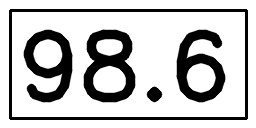
#> input picture thermometer_synth_1.png, 256 x 128 px
$ python narowi.py .
#> lines starting #> are read from the running program, lines starting #| are printed output that depends on the picture; after the words box and inside, x2 and y2 are one past the last pixel; in counts of white or black regions, pixels touching at a corner belong together
#> in preprocess_image, img is the input picture: shape (128, 256, 3); min 0, max 255, mean 194.9
import os
import re

import cv2
import pandas as pd
import pytesseract

# [8 lines left out: function process_images_from_folder, not called in this run]

# Helper functions for preprocessing steps
def _resize_image(img, fx=2, fy=2, interpolation=cv2.INTER_LINEAR):
    """Resizes the image."""
#> called with fx = 2, fy = 2, interpolation = 1
    return cv2.resize(img, None, fx=fx, fy=fy, interpolation=interpolation)
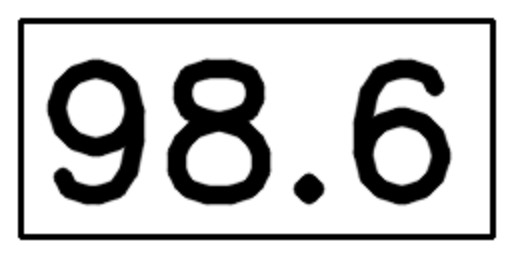
#> returned value: shape (256, 512); min 0, max 255, mean 194.9

def _apply_gaussian_blur(img, kernel_size=(3, 3), sigma_x=0): # Kernel size default changed to (3,3)
    """Applies Gaussian blur to the image."""
#> called with kernel_size = (3, 3), sigma_x = 0
    return cv2.GaussianBlur(img, kernel_size, sigma_x)

def _apply_clahe(gray_img, clip_limit=2.0, tile_grid_size=(8, 8)): # Defaults are explicit
    """Applies CLAHE to a grayscale image."""
#> called with clip_limit = 2, tile_grid_size = (8, 8)
    clahe = cv2.createCLAHE(clipLimit=clip_limit, tileGridSize=tile_grid_size)
    return clahe.apply(gray_img)
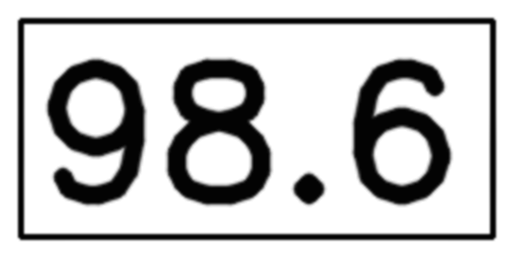
#> returned value: shape (256, 512); min 3, max 255, mean 195.8

def _apply_adaptive_thresholding(gray_img, polarity, max_value=255, adaptive_method=cv2.ADAPTIVE_THRESH_GAUSSIAN_C,
                                 block_size=15, c_value=3): # block_size default to 15, c_value to 3
    """Applies adaptive thresholding to a grayscale image, adjusting for polarity."""
    if polarity == "dark_on_light":
        threshold_type = cv2.THRESH_BINARY
    elif polarity == "light_on_dark":
        threshold_type = cv2.THRESH_BINARY_INV
    else:
        # Fallback or error, for now, let's use INV as it was the previous default
        print(f"Warning: Unknown polarity '{polarity}', defaulting to THRESH_BINARY_INV")
        threshold_type = cv2.THRESH_BINARY_INV

    return cv2.adaptiveThreshold(gray_img, max_value, adaptive_method,
                                 threshold_type, block_size, c_value)

def _apply_morphological_operations(binary_img, kernel_size=(3, 3), kernel_shape=cv2.MORPH_RECT, op_order=('open', 'close')):
    """Applies morphological operations (e.g., opening then closing) to a binary image."""
    kernel = cv2.getStructuringElement(kernel_shape, kernel_size)
    processed_img = binary_img
    for op in op_order:
        if op == 'open':
            processed_img = cv2.morphologyEx(processed_img, cv2.MORPH_OPEN, kernel)
        elif op == 'close':
            processed_img = cv2.morphologyEx(processed_img, cv2.MORPH_CLOSE, kernel)
        # Can add more operations like 'erode', 'dilate' if needed
    return processed_img

def _detect_digit_polarity(grayscale_image):
    """
    Detects whether digits are light on a dark background or dark on a light background.

    Args:
        grayscale_image: A NumPy array representing the grayscale image.

    Returns:
        A string: "light_on_dark" or "dark_on_light".
    """
    # Apply Otsu's thresholding
    _, otsu_binary_img = cv2.threshold(grayscale_image, 0, 255, cv2.THRESH_BINARY + cv2.THRESH_OTSU)
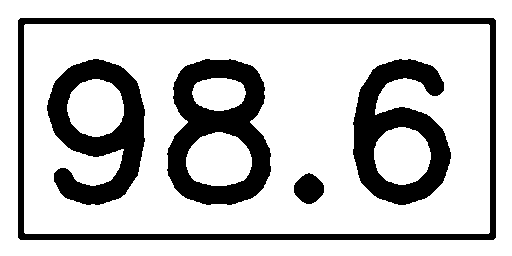
#> otsu_binary_img: shape (256, 512); 76.3% white; 5 black regions, box (x1, y1, x2, y2) and area: (18, 18, 496, 240) 8248, (167, 59, 271, 205) 7975, (47, 59, 145, 205) 7087, (353, 59, 451, 205) 7082, (294, 173, 324, 204) 668

    # Calculate the mean intensity of the original grayscale image
    mean_intensity_grayscale_image = cv2.mean(grayscale_image)[0]
#> mean_intensity_grayscale_image = 195.8

    # Calculate the mean intensity of the grayscale image only in regions that are white (255) in otsu_binary_img
    # These are the potential foreground regions according to Otsu.
    # We need to handle the case where otsu_binary_img is all black (e.g., a completely black input image)
    # to avoid division by zero in cv2.mean if the mask is empty.
    if cv2.countNonZero(otsu_binary_img) > 0:
        mean_intensity_otsu_foreground = cv2.mean(grayscale_image, mask=otsu_binary_img)[0]
#> mean_intensity_otsu_foreground = 249.3
    else:
        # If Otsu foreground is empty, we can't determine polarity this way.
        # Fallback or default based on expectation. For now, let's assume dark_on_light as a default
        # or handle it based on which mean is greater (effectively, if foreground is empty, its "mean" is 0).
        # If mean_intensity_grayscale_image is also 0 (all black), then it doesn't matter.
        # If mean_intensity_grayscale_image > 0, then mean_intensity_otsu_foreground (0) < mean_intensity_grayscale_image.
        mean_intensity_otsu_foreground = 0


    if mean_intensity_otsu_foreground > mean_intensity_grayscale_image:
        return "light_on_dark"
    else:
        return "dark_on_light"

def preprocess_image(image_path):
    img = cv2.imread(image_path)
    if img is None:
        print(f"Error: could not read image at {image_path}")
        return None

    # Ensure image is grayscale
    if len(img.shape) == 3 and img.shape[2] == 3: # Check if it's a color image
        gray_img = cv2.cvtColor(img, cv2.COLOR_BGR2GRAY)
    elif len(img.shape) == 2: # Already grayscale
        gray_img = img
    else: # Unexpected image format
        print(f"Error: Unexpected image format for {image_path}. Shape: {img.shape}")
        return None

    # 3.a. Image resizing (2x upscaling, linear interpolation)
    img_resized = _resize_image(gray_img) # Apply to grayscale image

    # 3.b. Noise reduction (Gaussian blur)
    img_blurred = _apply_gaussian_blur(img_resized)

    # 3.d. Adaptive histogram equalization (CLAHE)
    # Note: Grayscale conversion is now done at the beginning.
    # CLAHE is applied to the already blurred grayscale image.
    img_clahe = _apply_clahe(img_blurred)

    # Detect digit polarity
    polarity = _detect_digit_polarity(img_clahe) # Use CLAHE output for polarity detection
#> polarity = 'light_on_dark'
    print(f"Detected polarity for {image_path}: {polarity}")
#| Detected polarity for ./thermometer_synth_1.png: light_on_dark

    # 3.f. Adaptive thresholding for binarization
    # Adjust threshold_type in _apply_adaptive_thresholding based on polarity.
    binary_img = _apply_adaptive_thresholding(img_clahe, polarity)
#> in _apply_adaptive_thresholding, `return cv2.adaptiveThreshold(gray_img, max_value, adaptive_method, thr..`:
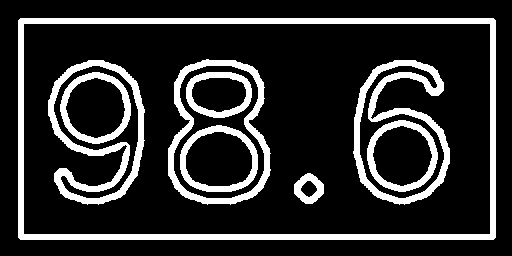
#> returned value: shape (256, 512); 17.8% white; 9 white regions, largest, box (x1, y1, x2, y2) and area: (18, 18, 496, 240) 8244, (48, 60, 145, 205) 3418, (353, 60, 450, 205) 3416

    # 3.g. Morphological operations (opening then closing)
    img_processed = _apply_morphological_operations(binary_img)

    return img_processed

# [42 lines left out: functions extract_numeric_value, extract_numbers_with_confidence, not called in this run]

def perform_ocr(processed_image):
    """
    Performs OCR on a preprocessed image using Tesseract with multiple configurations.
    Returns a list of dictionaries, each containing 'text', 'confidence', and 'bbox'.
    """
    if processed_image is None:
        print("Error: No image provided to perform_ocr.")
        return []

    number_config = '--oem 3 --psm 8 -c tessedit_char_whitelist=0123456789.-%°CF'
    fallback_configs = [
        '--oem 3 --psm 7 -c tessedit_char_whitelist=0123456789.-%°CF',
        '--oem 3 --psm 6 -c tessedit_char_whitelist=0123456789.-',
        '--oem 3 --psm 10'
    ]

    ocr_data_df = None
    configs_to_try = [number_config] + fallback_configs

    for i, config in enumerate(configs_to_try):
        try:
            print(f"Attempting OCR with config {i+1}: {config}")
            ocr_data_df = pytesseract.image_to_data(processed_image, config=config, output_type=pytesseract.Output.DATAFRAME)

            # Check for usable results: non-empty dataframe and some confidence > 0
            if ocr_data_df is not None and not ocr_data_df.empty:
                # Filter out rows where 'conf' is not a valid number (e.g. header row from tesseract output)
                ocr_data_df_filtered = ocr_data_df[pd.to_numeric(ocr_data_df['conf'], errors='coerce').notnull()]
                if not ocr_data_df_filtered.empty and ocr_data_df_filtered['conf'].astype(float).max() > 0:
                    print(f"OCR successful with config: {config}")
                    break  # Successful OCR, exit loop
                else:
                    print(f"Config {config} yielded no usable results (all conf <= 0 or empty text).")
                    ocr_data_df = None # Reset for next try
            else:
                print(f"Config {config} yielded empty dataframe.")
                ocr_data_df = None # Reset for next try
        except Exception as e:
            print(f"Error during OCR with config {config}: {e}")
            ocr_data_df = None # Reset for next try
            continue # Try next config

    if ocr_data_df is None or ocr_data_df.empty:
        print("All OCR configurations failed to produce usable results.")
        return []

    results = []
    # Filter out rows with low confidence or empty text strings
    # Also ensure 'text' is a string and 'conf' is numeric before filtering.
    ocr_data_df = ocr_data_df[pd.to_numeric(ocr_data_df['conf'], errors='coerce').notnull()] # Ensure conf is numeric
    ocr_data_df['conf'] = ocr_data_df['conf'].astype(float)
    ocr_data_df['text'] = ocr_data_df['text'].astype(str)

    # Filter based on confidence and non-empty, non-whitespace text
    # Using word_num > 0 to filter out block-level results and only keep word-level results.
    # Using line_num > 0 might also be useful. block_num > 0 as well.
    # Tesseract's image_to_data includes entries for page, block, paragraph, line, and word.
    # We are typically interested in word-level data. Word level data has word_num > 0.
    # Block level data has block_num > 0, par_num == 0, line_num == 0, word_num == 0.
    # We also filter out text that is only whitespace.
    filtered_df = ocr_data_df[(ocr_data_df['conf'] >= 10) & (ocr_data_df['text'].str.strip() != '') & (ocr_data_df['word_num'] > 0)]


    for index, row in filtered_df.iterrows():
        results.append({
            'text': str(row['text']).strip(),
            'confidence': float(row['conf']),
            'bbox': [int(row['left']), int(row['top']), int(row['width']), int(row['height'])]
        })

    if not results:
        print("No text segments met the confidence threshold or other filtering criteria.")

    return results

# [11 lines left out: function identify_device_type, not called in this run]

# The following global image processing code is now commented out
# as its functionality will be incorporated into the preprocess_image function
# and the main script logic.

# # Load image (e.g., from your camera or dataset)
# img = cv2.imread('test2.png')
# img = cv2.resize(img, None, fx=2, fy=2, interpolation=cv2.INTER_LINEAR)
# # Preprocess (convert to grayscale and apply thresholding)
# gray = cv2.cvtColor(img, cv2.COLOR_BGR2GRAY)
# thresh = cv2.threshold(gray, 0, 255, cv2.THRESH_BINARY_INV + cv2.THRESH_OTSU)[1]
#
# # Extract text
# custom_config = r'--oem 3 --psm 6 outputbase digits'  # Digits-only mode
# text = pytesseract.image_to_string(thresh, config=custom_config)
#
# print("Detected text:", text)

if __name__ == "__main__":
    import sys

    if len(sys.argv) != 2:
        print("Usage: python narowi.py <folder_path>")
        sys.exit(1)

    folder_path = sys.argv[1]

    if not os.path.exists(folder_path):
        print(f"Error: Folder not found at {folder_path}")
        sys.exit(1)

    if not os.path.isdir(folder_path):
        print(f"Error: Path provided is not a folder — {folder_path}")
        sys.exit(1)

    print(f"Processing folder: {folder_path}")
    image_extensions = ('.png', '.jpg', '.jpeg')
    image_files = [f for f in os.listdir(folder_path) if f.lower().endswith(image_extensions)]

    if not image_files:
        print("No image files found in the folder.")
        sys.exit(0)

    for filename in image_files:
        image_path = os.path.join(folder_path, filename)
        print(f"\n---\nProcessing image: {image_path}")

        preprocessed_image = preprocess_image(image_path)
        if preprocessed_image is None:
            print("Skipping this image due to preprocessing error.")
            continue

#> (the run stopped early here; a loop or call above may not have finished)
